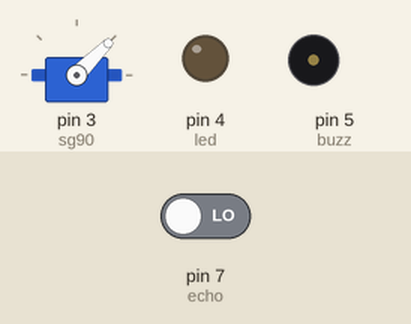
Recording of a sketch running on a simulated Arduino Uno, built with avr-gcc and run on an emulated ATmega328P. Shown: servo, output pins drawn as LEDs (lit = HIGH), buzzer (waves = sounding, pin HIGH). The test bench sets the inputs (shaded band); at power-on: pin 7 (echo) LOW. Pins used as bus, display or sensor lines are not drawn; what the sketch prints to the serial monitor is not drawn.

Above: at 0.05 s.
At 3.75 s:
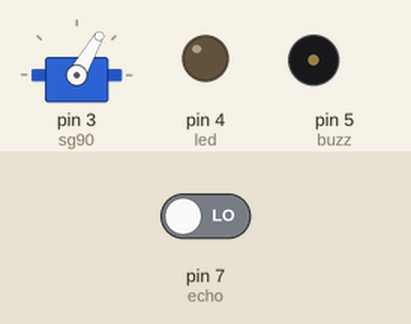
At 5.65 s:
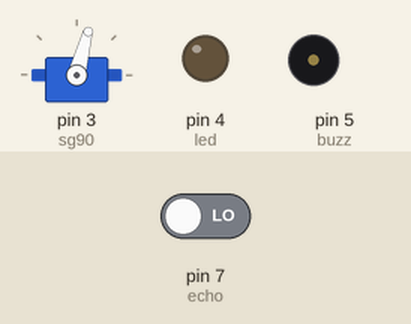
At 7.55 s:
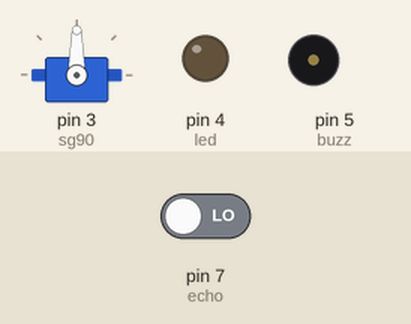
At 10.75 s:
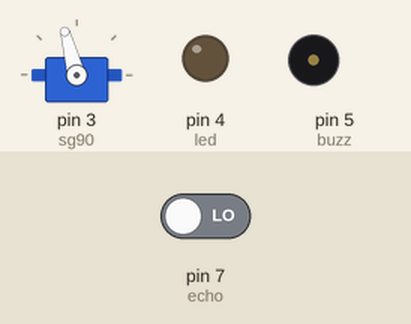
At 15.05 s:
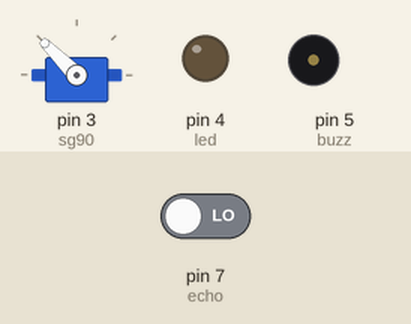
Timing chart, 0 to 19.6 s (numbered marks = the images above):
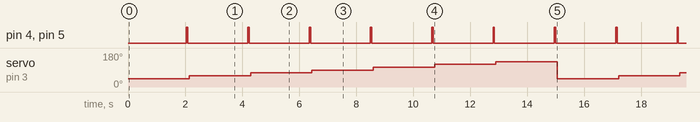

Measured:
- by itself, pin 4 (led), pin 5 (buzz): alternates HIGH for 0.05 s and LOW for 2.1 s
- by itself, servo on pin 3 (sg90): repeats every 15.1 s: 75° 2.2 s, 90° 2.2 s, 105° 2.2 s, 120° 2.2 s, 135° 2.2 s, 45° 2.2 s, 60° 2.2 s

The sketch:

deney.ino
```cpp
#include <Servo.h>

#define led 4
#define buzz 5
#define trig 6
#define echo 7

Servo sg90;

int sure;
int mesafe;
int pos = 0;

void setup()
{
  Serial.begin(9600);
  pinMode(led, OUTPUT);
  pinMode(buzz, OUTPUT);
  pinMode(trig, OUTPUT);
  pinMode(echo, INPUT);

  sg90.attach(3);
  sg90.write(0);

}

void loop()
{
  motor();
}

void motor()
{
  for(pos = 45; pos <= 135; pos += 15)
  {
    sg90.write(pos);
    delay(50);
    ol();
  }
  for(pos = 135; pos <= 45; pos -= 15)
  {
    sg90.write(pos);
    delay(50);
    ol();
  }
  Serial.println("");
}

void ol()
{
  digitalWrite(trig, HIGH);
  delay(1000);
  digitalWrite(trig, LOW);

  sure = pulseIn(echo, HIGH);
  mesafe = (sure/2)/29.1;

  Serial.print("Distance: ");
  Serial.println(mesafe);

  if (mesafe <=5)
  {
    Serial.print("5cm");

    digitalWrite(led, HIGH);
    digitalWrite(buzz, HIGH);
    delay(50);

    digitalWrite(led, LOW);
    digitalWrite(buzz, LOW);
    delay(50);
  }
  else
  {
    Serial.print("clear");

    digitalWrite(led, HIGH);
    delay(300);
    digitalWrite(led, LOW);
  }
}
```
